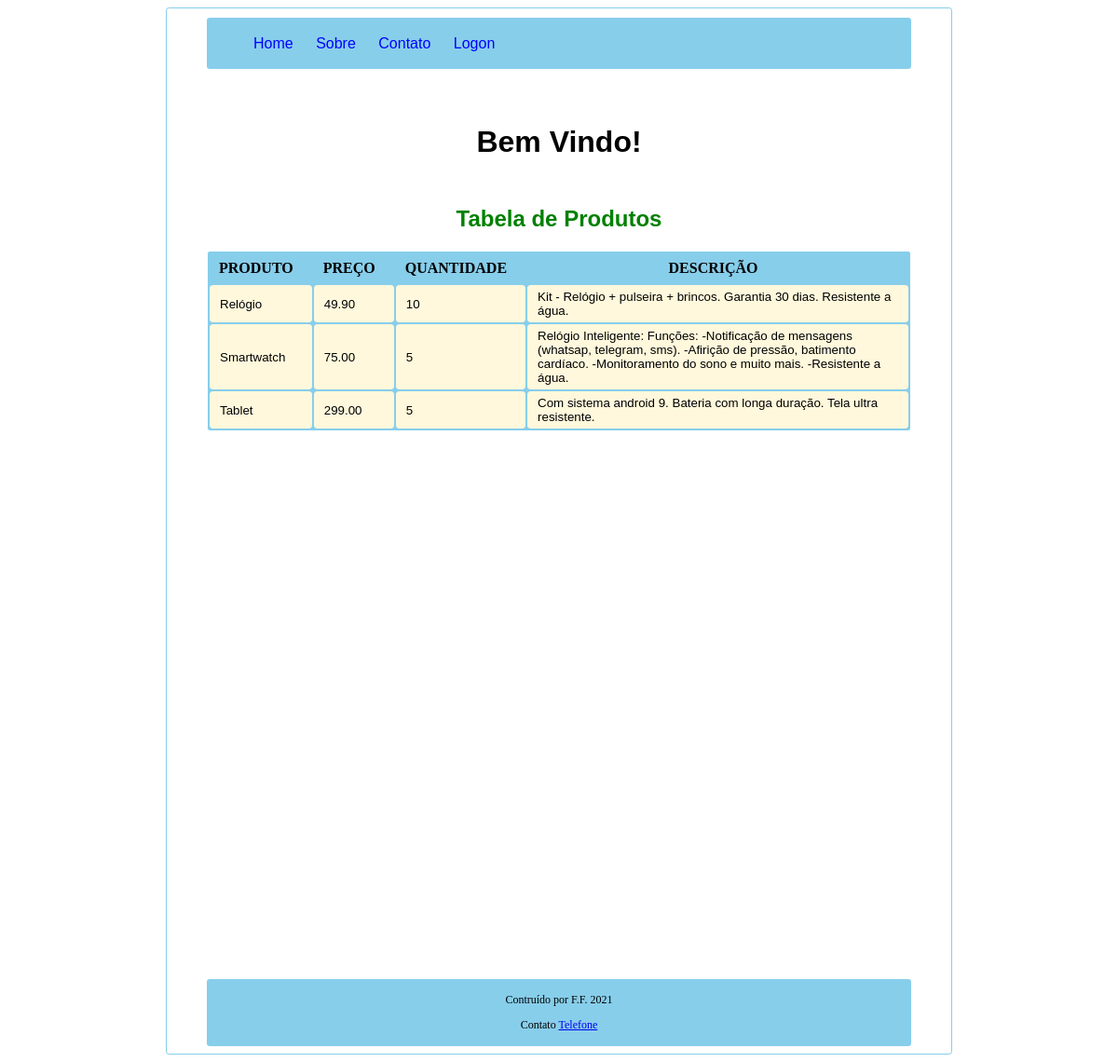
The page / on the database its author committed.
### my_site/models.py (models this page shows, shortened)
class Produtos(models.Model):
    data = models.DateField(auto_now_add=True)
    produto = models.CharField(max_length=40)
    quantidade = models.DecimalField(max_digits=5, decimal_places=0)
    preço = models.DecimalField(max_digits=7, decimal_places=2)
    descrição = models.TextField(blank=False, null=False)
    class Meta:
        verbose_name_plural = "Produtos"

### my_site/views.py (the view)
# urls.py: path('', home),
def home(request):
    produtos = Produtos.objects.all()
    return render(request, 'site/main.html', {'produtos': produtos})

### my_site/templates/site/main.html (shortened to what this page needs)
<!DOCTYPE html>
<html lang="en">
<head>
    {% block conteudo %}
</head>
<body>
    <header>
        <nav id=menu>
            <ul>
                <li><a href="http://127.0.0.1:8000/">Home</a></li>
                <li><a href="http://127.0.0.1:8000/sobre">Sobre</a></li>
                <li><a href="http://127.0.0.1:8000/contato">Contato</a></li>
                <li><a href="http://127.0.0.1:8000/admin">Logon</a></li>
            </ul>
        </nav>
        <h1>Bem Vindo!</h1>
    </header>
    <main>
        <h2>Tabela de Produtos</h2>
        <table id='tabela_produtos'>
            <tr id="titulo_produto">
                <th>PRODUTO</th>
                <th>PREÇO</th>
                <th>QUANTIDADE</th>
                <th>DESCRIÇÃO</th>
            </tr>
            {% for produto in produtos %}
            <tr id="produtos_inseridos">
                <td>{{produto.produto}}</td>
                <td>{{produto.preço}}</td>
                <td>{{produto.quantidade}}</td>
                <td>{{produto.descrição}}</td>
            </tr>
            {% endfor %}
        </table>
    </main>
    <footer>
        <p>Contruído por F.F. 2021</p>
        <p>Contato <a href="tel: (11) 9876-1234">Telefone</a></p>
    </footer>
</body>
    {% endblock %}
</html>

### my_site/templates/site/main.html (style rules this page uses)
body { background-color: white; padding-right: 1px; padding-left: 1px; border: 1px solid skyblue; border-radius: 0.2rem; width: 70%; margin-left: auto; margin-right: auto; }
#menu { font-family: Verdana, Geneva, Tahoma, sans-serif; color: transparent; background-color: skyblue; border-radius: 0.2rem; padding: 0.5px 0px 0.5px 0px; margin-top: 10px; margin-bottom: 20px; margin-right: auto; margin-left: auto; width: 90% }
#menu ul li { display: inline; }
#menu a { color: blue; padding: 2px 10px; display: inline-block; text-decoration: none; }
header h1 { font-family: Arial, Helvetica, sans-serif; text-align: center; margin-top: 60px; }
main h2 { color: green; font-family: Arial, Helvetica, sans-serif; text-align: center; margin-top: 50px; }
#tabela_produtos { border: 1px solid white; background-color: skyblue; border-radius: 0.2rem; margin-top: 20px; width: 90%; margin-right: auto; margin-left: auto; }
#titulo_produto th { padding: 7px 20px 7px 10px; }
td { font-family: Verdana, Geneva, Tahoma, sans-serif; font-size: 10pt; border: 1px solid #FFF8DC; border-radius: 0.2rem; padding: 4px 0px 4px 10px; background-color: #FFF8DC; }
footer { margin-top: 70%; margin-bottom: 1%; background-color: skyblue; border-radius: 0.2rem; width: 90%; margin-left: auto; margin-right: auto; padding: 3px 0px 3px 0px; }
footer p { font-size: 9pt; text-align: center; }

### rows shown on the page
Produtos: produto "Relógio", preço "49.90", quantidade "10", descrição "Kit - Relógio + pulseira + brincos. Garantia 30 dias. Resistente a água."
Produtos: produto "Smartwatch", preço "75.00", quantidade "5", descrição "Relógio Inteligente: Funções: -Notificação de mensagens (whatsap, telegram, sms). -Afirição de pressão, batimento cardíaco. -Monitoramento do sono e muito mais. -Resistente a água."
Produtos: produto "Tablet", preço "299.00", quantidade "5", descrição "Com sistema android 9. Bateria com longa duração. Tela ultra resistente."
